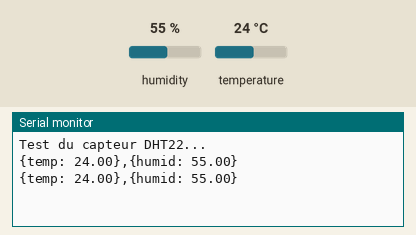
Recording of a sketch running on a simulated Arduino Uno, built with avr-gcc and run on an emulated ATmega328P. Shown: the last lines printed to the serial monitor. The test bench sets the inputs (shaded band); at power-on: humidity 55 %, temperature 24 °C.

Above: at 2.8 s.
2.9 s: humidity set to 22 %
At 5.2 s:
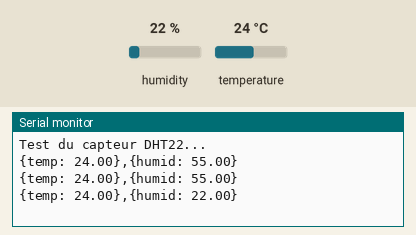
5.6 s: temperature set to 12 °C
At 7.2 s:
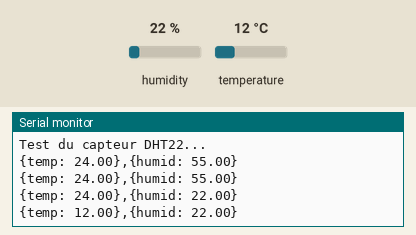
8.3 s: humidity set to 40 %
At 10.7 s:
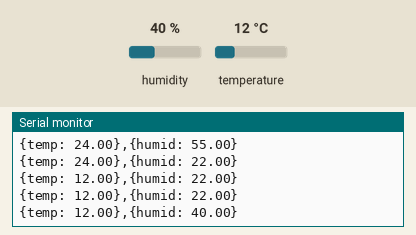
Timing chart, 0 to 12.2 s (numbered marks = the images above; inputs shaded):
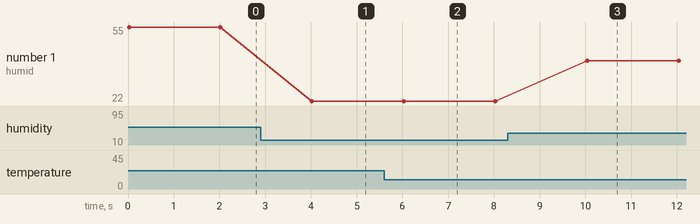

Measured:
- after the input at 2.9 s, the serial monitor: prints a new line after 1.1 s (image 1)
- after the input at 5.6 s, the serial monitor: prints a new line after 0.42 s (image 2)
- after the input at 8.3 s, the serial monitor: prints a new line after 1.7 s (image 3)
- plotted number 1: 22 → 40 after the input at 8.3 s

The sketch:

code_read_V1.ino
```cpp
#include <DHT.h>

#define DHTPIN 3      // Vérifie la bonne broche !
#define DHTTYPE DHT22

DHT dht(DHTPIN, DHTTYPE);

void setup() {
    Serial.begin(9600);
    Serial.println("Test du capteur DHT22...");
    dht.begin();
}

void loop() {
    float t = dht.readTemperature();
    float h = dht.readHumidity();

    if (isnan(t) || isnan(h)) {
        Serial.println("Échec de lecture du capteur !");
    } else {
        Serial.print("{temp: ");
        Serial.print(t);
        Serial.print("},");

        Serial.print("{humid: ");
        Serial.print(h);
        Serial.println("}");
    }
    delay(2000);
}
```
